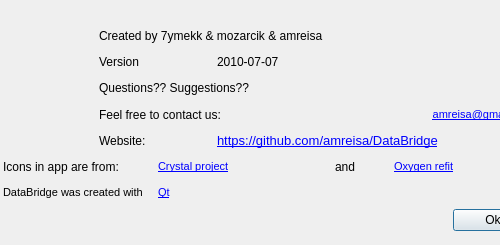
<?xml version="1.0" encoding="UTF-8"?>
<ui version="4.0">
 <class>AboutDialog</class>
 <widget class="QDialog" name="AboutDialog">
  <property name="windowModality">
   <enum>Qt::ApplicationModal</enum>
  </property>
  <property name="geometry">
   <rect>
    <x>0</x>
    <y>0</y>
    <width>500</width>
    <height>245</height>
   </rect>
  </property>
  <property name="sizePolicy">
   <sizepolicy hsizetype="Preferred" vsizetype="Preferred">
    <horstretch>0</horstretch>
    <verstretch>0</verstretch>
   </sizepolicy>
  </property>
  <property name="windowTitle">
   <string extracomment="About dialog title">DataBridge - Your android manager</string>
  </property>
  <property name="windowOpacity">
   <double>1.000000000000000</double>
  </property>
  <property name="layoutDirection">
   <enum>Qt::LeftToRight</enum>
  </property>
  <widget class="QWidget" name="layoutWidget">
   <property name="geometry">
    <rect>
     <x>-10</x>
     <y>0</y>
     <width>556</width>
     <height>258</height>
    </rect>
   </property>
   <layout class="QGridLayout" name="gridLayout">
    <item row="0" column="0" rowspan="10">
     <spacer name="horizontalSpacer_2">
      <property name="orientation">
       <enum>Qt::Horizontal</enum>
      </property>
      <property name="sizeType">
       <enum>QSizePolicy::Fixed</enum>
      </property>
      <property name="sizeHint" stdset="0">
       <size>
        <width>13</width>
        <height>198</height>
       </size>
      </property>
     </spacer>
    </item>
    <item row="0" column="1" colspan="8">
     <spacer name="verticalSpacer_3">
      <property name="orientation">
       <enum>Qt::Vertical</enum>
      </property>
      <property name="sizeType">
       <enum>QSizePolicy::Fixed</enum>
      </property>
      <property name="sizeHint" stdset="0">
       <size>
        <width>338</width>
        <height>13</height>
       </size>
      </property>
     </spacer>
    </item>
    <item row="0" column="9" rowspan="9">
     <spacer name="horizontalSpacer_3">
      <property name="orientation">
       <enum>Qt::Horizontal</enum>
      </property>
      <property name="sizeType">
       <enum>QSizePolicy::Fixed</enum>
      </property>
      <property name="sizeHint" stdset="0">
       <size>
        <width>13</width>
        <height>178</height>
       </size>
      </property>
     </spacer>
    </item>
    <item row="1" column="1" rowspan="5">
     <widget class="QLabel" name="label_2">
      <property name="minimumSize">
       <size>
        <width>90</width>
        <height>100</height>
       </size>
      </property>
      <property name="maximumSize">
       <size>
        <width>90</width>
        <height>100</height>
       </size>
      </property>
      <property name="text">
       <string/>
      </property>
      <property name="pixmap">
       <pixmap>:/icons/android.png</pixmap>
      </property>
      <property name="scaledContents">
       <bool>true</bool>
      </property>
     </widget>
    </item>
    <item row="1" column="2" colspan="6">
     <widget class="QLabel" name="label_4">
      <property name="text">
       <string>Created by 7ymekk &amp; mozarcik &amp; amreisa</string>
      </property>
     </widget>
    </item>
    <item row="2" column="2" colspan="2">
     <widget class="QLabel" name="label_5">
      <property name="text">
       <string>Version</string>
      </property>
     </widget>
    </item>
    <item row="2" column="4" colspan="3">
     <widget class="QLabel" name="versionLabel">
      <property name="layoutDirection">
       <enum>Qt::LeftToRight</enum>
      </property>
      <property name="text">
       <string notr="true">2010-07-07</string>
      </property>
     </widget>
    </item>
    <item row="3" column="2" colspan="6">
     <widget class="QLabel" name="label_6">
      <property name="text">
       <string>Questions?? Suggestions??</string>
      </property>
     </widget>
    </item>
    <item row="4" column="2" colspan="5">
     <widget class="QLabel" name="label_8">
      <property name="text">
       <string>Feel free to contact us:</string>
      </property>
     </widget>
    </item>
    <item row="4" column="7" colspan="2">
     <widget class="QLabel" name="label_7">
      <property name="layoutDirection">
       <enum>Qt::RightToLeft</enum>
      </property>
      <property name="text">
       <string notr="true">&lt;!DOCTYPE HTML PUBLIC &quot;-//W3C//DTD HTML 4.0//EN&quot; &quot;http://www.w3.org/TR/REC-html40/strict.dtd&quot;&gt;
&lt;html&gt;&lt;head&gt;&lt;meta name=&quot;qrichtext&quot; content=&quot;1&quot; /&gt;&lt;style type=&quot;text/css&quot;&gt;
p, li { white-space: pre-wrap; }
&lt;/style&gt;&lt;/head&gt;&lt;body style=&quot; font-family:'MS Shell Dlg 2'; font-size:8.25pt; font-weight:400; font-style:normal;&quot;&gt;
&lt;p align=&quot;right&quot; style=&quot; margin-top:0px; margin-bottom:0px; margin-left:0px; margin-right:0px; -qt-block-indent:0; text-indent:0px;&quot;&gt;&lt;a href=&quot;mailto:amreisa@gmail.com&quot;&gt;&lt;span style=&quot; font-size:8pt; text-decoration: underline; color:#0000ff;&quot;&gt;amreisa@gmail.com&lt;/span&gt;&lt;/a&gt;&lt;/p&gt;&lt;/body&gt;&lt;/html&gt;</string>
      </property>
      <property name="openExternalLinks">
       <bool>true</bool>
      </property>
     </widget>
    </item>
    <item row="5" column="2" colspan="2">
     <widget class="QLabel" name="label_9">
      <property name="text">
       <string>Website:</string>
      </property>
     </widget>
    </item>
    <item row="5" column="4" colspan="5">
     <widget class="QLabel" name="label_10">
      <property name="text">
       <string notr="true">&lt;!DOCTYPE HTML PUBLIC &quot;-//W3C//DTD HTML 4.0//EN&quot; &quot;http://www.w3.org/TR/REC-html40/strict.dtd&quot;&gt;
&lt;html&gt;&lt;head&gt;&lt;meta name=&quot;qrichtext&quot; content=&quot;1&quot; /&gt;&lt;style type=&quot;text/css&quot;&gt;
p, li { white-space: pre-wrap; }
&lt;/style&gt;&lt;/head&gt;&lt;body style=&quot; font-family:'Noto Sans Mono CJK TC'; font-size:10pt; font-weight:400; font-style:normal;&quot;&gt;
&lt;p style=&quot; margin-top:0px; margin-bottom:0px; margin-left:0px; margin-right:0px; -qt-block-indent:0; text-indent:0px;&quot;&gt;&lt;a href=&quot;https://github.com/amreisa/DataBridge&quot;&gt;&lt;span style=&quot; text-decoration: underline; color:#0000ff;&quot;&gt;https://github.com/amreisa/DataBridge&lt;/span&gt;&lt;/a&gt;&lt;/p&gt;&lt;/body&gt;&lt;/html&gt;</string>
      </property>
      <property name="openExternalLinks">
       <bool>true</bool>
      </property>
     </widget>
    </item>
    <item row="6" column="1" colspan="2">
     <widget class="QLabel" name="label">
      <property name="text">
       <string>Icons in app are from:</string>
      </property>
     </widget>
    </item>
    <item row="6" column="3" colspan="3">
     <widget class="QLabel" name="label_3">
      <property name="text">
       <string notr="true">&lt;!DOCTYPE HTML PUBLIC &quot;-//W3C//DTD HTML 4.0//EN&quot; &quot;http://www.w3.org/TR/REC-html40/strict.dtd&quot;&gt;
&lt;html&gt;&lt;head&gt;&lt;meta name=&quot;qrichtext&quot; content=&quot;1&quot; /&gt;&lt;style type=&quot;text/css&quot;&gt;
p, li { white-space: pre-wrap; }
&lt;/style&gt;&lt;/head&gt;&lt;body style=&quot; font-family:'MS Shell Dlg 2'; font-size:8.25pt; font-weight:400; font-style:normal;&quot;&gt;
&lt;p style=&quot; margin-top:0px; margin-bottom:0px; margin-left:0px; margin-right:0px; -qt-block-indent:0; text-indent:0px;&quot;&gt;&lt;a href=&quot;http://everaldo.com/crystal/&quot;&gt;&lt;span style=&quot; text-decoration: underline; color:#0000ff;&quot;&gt;Crystal project&lt;/span&gt;&lt;/a&gt;&lt;/p&gt;&lt;/body&gt;&lt;/html&gt;</string>
      </property>
      <property name="openExternalLinks">
       <bool>true</bool>
      </property>
     </widget>
    </item>
    <item row="6" column="6">
     <widget class="QLabel" name="label_13">
      <property name="text">
       <string>and</string>
      </property>
     </widget>
    </item>
    <item row="6" column="7" colspan="2">
     <widget class="QLabel" name="label_11">
      <property name="text">
       <string notr="true">&lt;!DOCTYPE HTML PUBLIC &quot;-//W3C//DTD HTML 4.0//EN&quot; &quot;http://www.w3.org/TR/REC-html40/strict.dtd&quot;&gt;
&lt;html&gt;&lt;head&gt;&lt;meta name=&quot;qrichtext&quot; content=&quot;1&quot; /&gt;&lt;style type=&quot;text/css&quot;&gt;
p, li { white-space: pre-wrap; }
&lt;/style&gt;&lt;/head&gt;&lt;body style=&quot; font-family:'MS Shell Dlg 2'; font-size:8.25pt; font-weight:400; font-style:normal;&quot;&gt;
&lt;p style=&quot; margin-top:0px; margin-bottom:0px; margin-left:0px; margin-right:0px; -qt-block-indent:0; text-indent:0px;&quot;&gt;&lt;a href=&quot;http://www.nanolx.org/artwork/item/75-oxygen-refit&quot;&gt;&lt;span style=&quot; text-decoration: underline; color:#0000ff;&quot;&gt;Oxygen refit&lt;/span&gt;&lt;/a&gt;&lt;/p&gt;&lt;/body&gt;&lt;/html&gt;</string>
      </property>
      <property name="openExternalLinks">
       <bool>true</bool>
      </property>
     </widget>
    </item>
    <item row="8" column="1" colspan="4">
     <spacer name="horizontalSpacer">
      <property name="orientation">
       <enum>Qt::Horizontal</enum>
      </property>
      <property name="sizeHint" stdset="0">
       <size>
        <width>161</width>
        <height>17</height>
       </size>
      </property>
     </spacer>
    </item>
    <item row="8" column="5" colspan="3">
     <widget class="QLabel" name="label_12">
      <property name="sizePolicy">
       <sizepolicy hsizetype="Fixed" vsizetype="Fixed">
        <horstretch>0</horstretch>
        <verstretch>0</verstretch>
       </sizepolicy>
      </property>
      <property name="minimumSize">
       <size>
        <width>80</width>
        <height>23</height>
       </size>
      </property>
      <property name="maximumSize">
       <size>
        <width>80</width>
        <height>23</height>
       </size>
      </property>
      <property name="text">
       <string notr="true">&lt;!DOCTYPE HTML PUBLIC &quot;-//W3C//DTD HTML 4.0//EN&quot; &quot;http://www.w3.org/TR/REC-html40/strict.dtd&quot;&gt;
&lt;html&gt;&lt;head&gt;&lt;meta name=&quot;qrichtext&quot; content=&quot;1&quot; /&gt;&lt;style type=&quot;text/css&quot;&gt;
p, li { white-space: pre-wrap; }
&lt;/style&gt;&lt;/head&gt;&lt;body style=&quot; font-family:'MS Shell Dlg 2'; font-size:8.25pt; font-weight:400; font-style:normal;&quot;&gt;
&lt;p style=&quot; margin-top:0px; margin-bottom:0px; margin-left:0px; margin-right:0px; -qt-block-indent:0; text-indent:0px;&quot;&gt;&lt;a href=&quot;https://www.paypal.com/cgi-bin/webscr?cmd=_s-xclick&amp;amp;hosted_button_id=5P6GM8DLCVMM6&quot;&gt;&lt;span style=&quot; text-decoration: underline; color:#0000ff;&quot;&gt;&lt;img src=&quot;:/icons/paypal.png&quot;&gt;&lt;/img&gt;&lt;/span&gt;&lt;/a&gt;&lt;/p&gt;&lt;/body&gt;&lt;/html&gt;</string>
      </property>
      <property name="openExternalLinks">
       <bool>true</bool>
      </property>
     </widget>
    </item>
    <item row="8" column="8">
     <widget class="QPushButton" name="okButton">
      <property name="text">
       <string>Ok</string>
      </property>
     </widget>
    </item>
    <item row="9" column="1" colspan="8">
     <spacer name="verticalSpacer_4">
      <property name="orientation">
       <enum>Qt::Vertical</enum>
      </property>
      <property name="sizeType">
       <enum>QSizePolicy::Fixed</enum>
      </property>
      <property name="sizeHint" stdset="0">
       <size>
        <width>338</width>
        <height>13</height>
       </size>
      </property>
     </spacer>
    </item>
    <item row="7" column="1" colspan="2">
     <widget class="QLabel" name="label_14">
      <property name="text">
       <string>&lt;!DOCTYPE HTML PUBLIC &quot;-//W3C//DTD HTML 4.0//EN&quot; &quot;http://www.w3.org/TR/REC-html40/strict.dtd&quot;&gt;
&lt;html&gt;&lt;head&gt;&lt;meta name=&quot;qrichtext&quot; content=&quot;1&quot; /&gt;&lt;style type=&quot;text/css&quot;&gt;
p, li { white-space: pre-wrap; }
&lt;/style&gt;&lt;/head&gt;&lt;body style=&quot; font-family:'MS Shell Dlg 2'; font-size:8.25pt; font-weight:400; font-style:normal;&quot;&gt;
&lt;p style=&quot; margin-top:0px; margin-bottom:0px; margin-left:0px; margin-right:0px; -qt-block-indent:0; text-indent:0px;&quot;&gt;&lt;span style=&quot; font-size:8pt;&quot;&gt;DataBridge was created with&lt;/span&gt;&lt;/p&gt;&lt;/body&gt;&lt;/html&gt;</string>
      </property>
     </widget>
    </item>
    <item row="7" column="3">
     <widget class="QLabel" name="label_15">
      <property name="text">
       <string>&lt;!DOCTYPE HTML PUBLIC &quot;-//W3C//DTD HTML 4.0//EN&quot; &quot;http://www.w3.org/TR/REC-html40/strict.dtd&quot;&gt;
&lt;html&gt;&lt;head&gt;&lt;meta name=&quot;qrichtext&quot; content=&quot;1&quot; /&gt;&lt;style type=&quot;text/css&quot;&gt;
p, li { white-space: pre-wrap; }
&lt;/style&gt;&lt;/head&gt;&lt;body style=&quot; font-family:'MS Shell Dlg 2'; font-size:8.25pt; font-weight:400; font-style:normal;&quot;&gt;
&lt;p style=&quot; margin-top:0px; margin-bottom:0px; margin-left:0px; margin-right:0px; -qt-block-indent:0; text-indent:0px;&quot;&gt;&lt;a href=&quot;http://qt.nokia.com&quot;&gt;&lt;span style=&quot; text-decoration: underline; color:#0000ff;&quot;&gt;Qt&lt;/span&gt;&lt;/a&gt;&lt;/p&gt;&lt;/body&gt;&lt;/html&gt;</string>
      </property>
     </widget>
    </item>
   </layout>
  </widget>
 </widget>
 <resources/>
 <connections/>
</ui>
